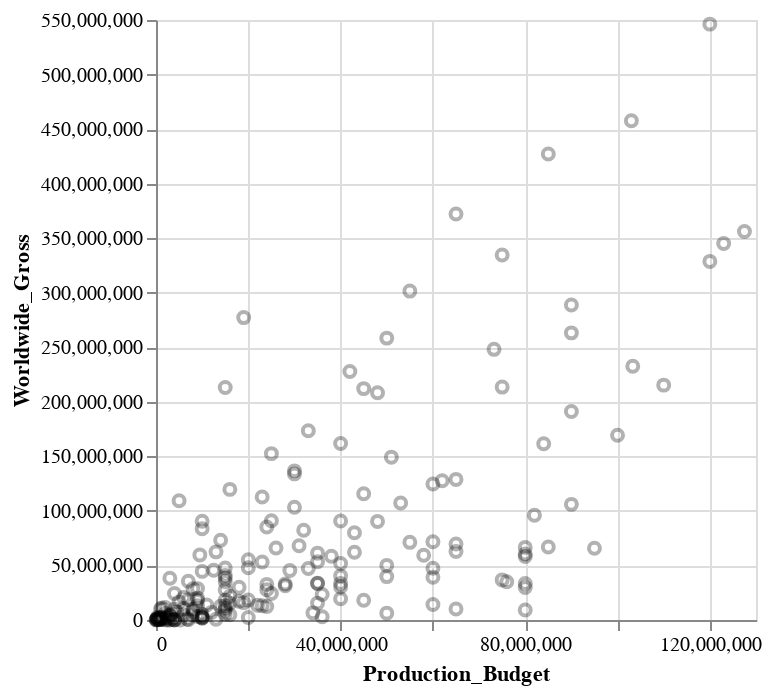

This figure's notebook cell:
### Code cell
alt.Chart(movies_2000).mark_point(color='black',
    opacity=0.3).encode(
    alt.X('Production_Budget'),
    alt.Y('Worldwide_Gross')
)

### Figure 1 — Vega-Lite specification as saved in the notebook (floating-point values rounded to 4 significant figures; data arrays with more than 128 entries replaced by an {"elided": "..."} marker saying what was removed)
{"config": {"view": {"continuousWidth": 300, "continuousHeight": 300}}, "data": {"name": "data-efe706600c579bbdb20969a0ae7de17a"}, "mark": {"type": "point", "color": "black", "opacity": 0.3}, "encoding": {"x": {"field": "Production_Budget", "type": "quantitative"}, "y": {"field": "Worldwide_Gross", "type": "quantitative"}}, "$schema": "https://vega.github.io/schema/vega-lite/v5.20.1.json", "datasets": {"data-efe706600c579bbdb20969a0ae7de17a": {"elided": "188 records"}}}
